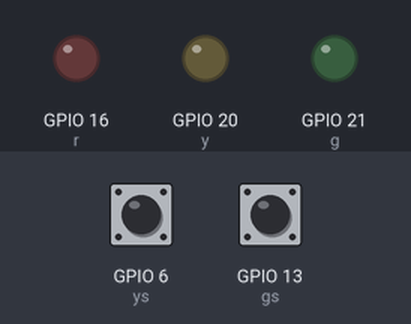
A program run on a simulated Raspberry Pi (BCM pin numbers). Parts: output pins drawn as LEDs (lit = HIGH). The inputs (shaded band) are chosen by the test bench; at power-on: GPIO 6 (ys) LOW, GPIO 13 (gs) LOW.

Above: at 1.2 s.
1.3 s: GPIO 6 (ys) pulled HIGH for 0.15 s
At 1.37 s:
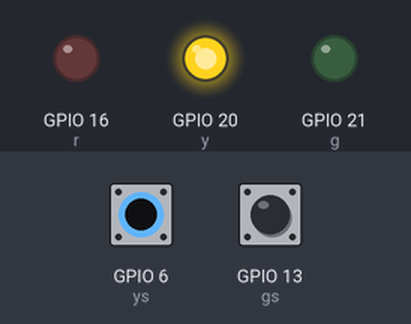
2.9 s: GPIO 13 (gs) pulled HIGH for 0.15 s
At 2.97 s:
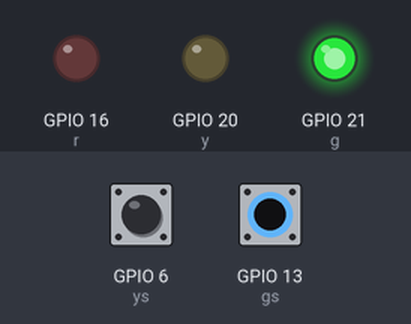
4.5 s: GPIO 13 (gs) pulled HIGH for 3.2 s
At 8.4 s:
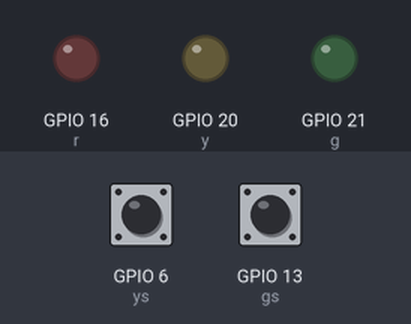
9.2 s: GPIO 6 (ys) pulled HIGH for 3.2 s
At 9.6 s:
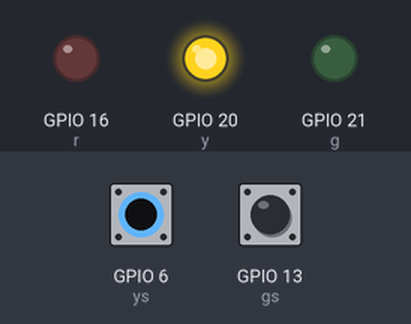
Timing chart, 0 to 13.9 s (numbered marks = the images above; inputs shaded):
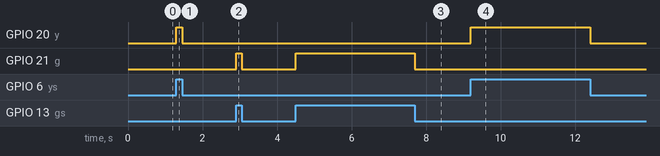

Measured:
- after the input at 1.3 s, GPIO 20 (y): LOW → HIGH at once, → LOW 0.15 s later
- after the input at 2.9 s, GPIO 21 (g): LOW → HIGH at once, → LOW 0.15 s later
- after the input at 4.5 s, GPIO 21 (g): LOW → HIGH at once, → LOW 3.2 s later
- after the input at 9.2 s, GPIO 20 (y): LOW → HIGH at once, → LOW 3.2 s later

The program:

switch_ledd.py
```python
import RPi.GPIO as GPIO
ys=6
y=20
r=16
rs=5
g=21
gs=13
GPIO.setmode(GPIO.BCM)
GPIO.setup(r, GPIO.OUT)
GPIO.setup(y, GPIO.OUT)
GPIO.setup(g, GPIO.OUT)
GPIO.setup(ys, GPIO.IN, pull_up_down = GPIO.PUD_DOWN)
GPIO.setup(rs, GPIO.IN, pull_up_down = GPIO.PUD_DOWN)
GPIO.setup(gs, GPIO.IN, pull_up_down = GPIO.PUD_DOWN)
try:
    while True:
        GPIO.output(r, GPIO.input(rs))
        GPIO.output(y, GPIO.input(ys))
        GPIO.output(g, GPIO.input(gs))
finally:
    GPIO.cleanup()
    print('cleanup and exit')
```
